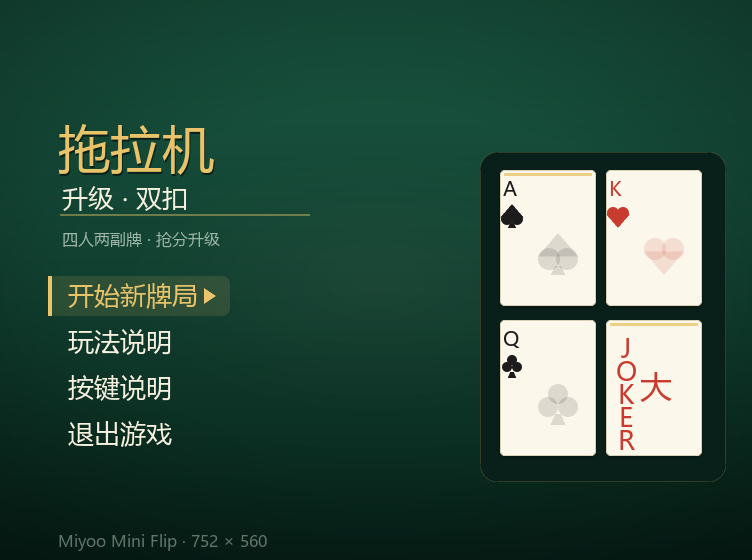
#> input picture shots/01_title.png, 752 x 560 px
$ python preview.py ../shots/01_title.png 5
#> lines starting #> are read from the running program, lines starting #| are printed output that depends on the picture
"""ASCII preview of a PNG screenshot, for quick layout checks."""
import sys

from PIL import Image

CHARS = " .:-=+*#%@"


def main(path, width=110):
#> called with path = '../shots/01_title.png', width = 5
    img = Image.open(path).convert("L")
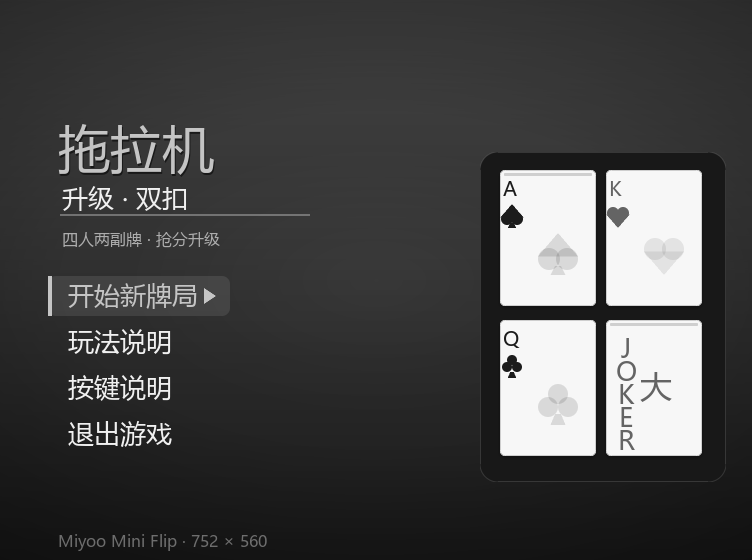
#> img: PIL image 752x560 L; min 16, max 247, mean 69.9
    w, h = img.size
#> w = 752; h = 560
    nh = max(1, int(h * width / w / 2.1))
#> nh = 1
    small = img.resize((width, nh), Image.LANCZOS)
    print("%s  %dx%d" % (path, w, h))
#| ../shots/01_title.png  752x560
    px = small.load()
    for y in range(nh):
        line = []
        for x in range(width):
            v = px[x, y]
            line.append(CHARS[min(len(CHARS) - 1, v * len(CHARS) // 256)])
        print("".join(line))


if __name__ == "__main__":
    main(sys.argv[1], int(sys.argv[2]) if len(sys.argv) > 2 else 110)

$ run again, on shots/03_play.png
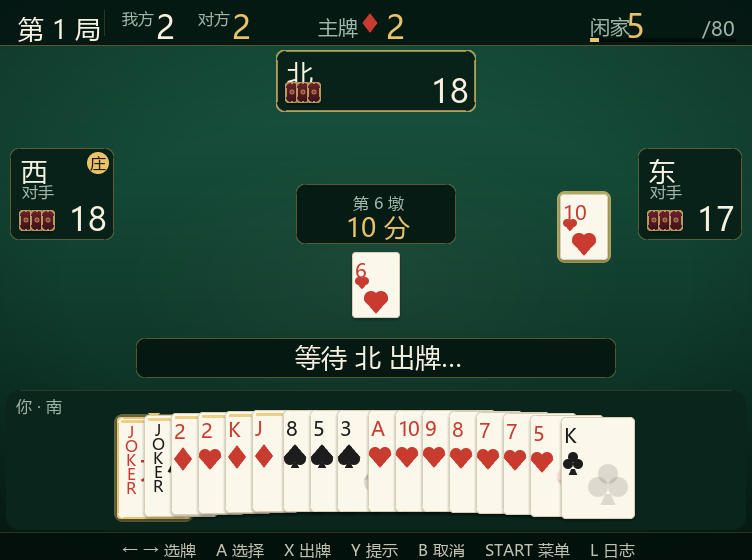
#> input picture shots/03_play.png, 752 x 560 px
#> in main, `img = Image.open(path).convert("L")`:
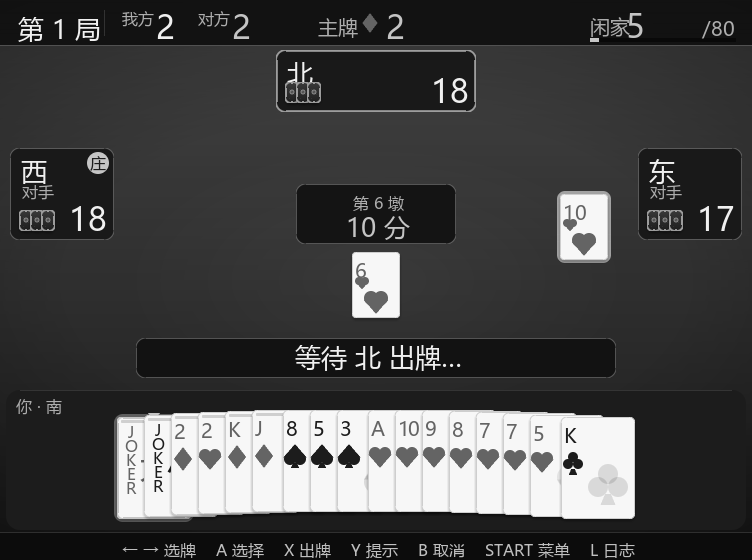
#> img: PIL image 752x560 L; min 9, max 247, mean 68.1
#| ../shots/03_play.png  752x560

$ run again, on shots/04_bury.png
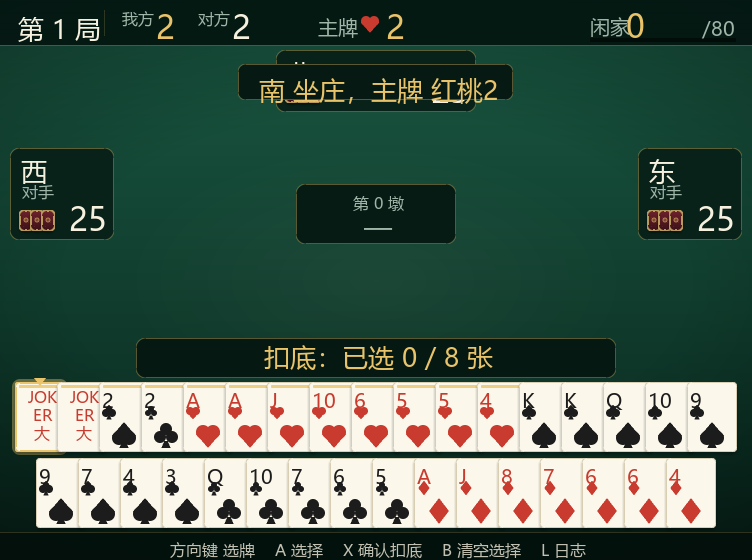
#> input picture shots/04_bury.png, 752 x 560 px
#> in main, `img = Image.open(path).convert("L")`:
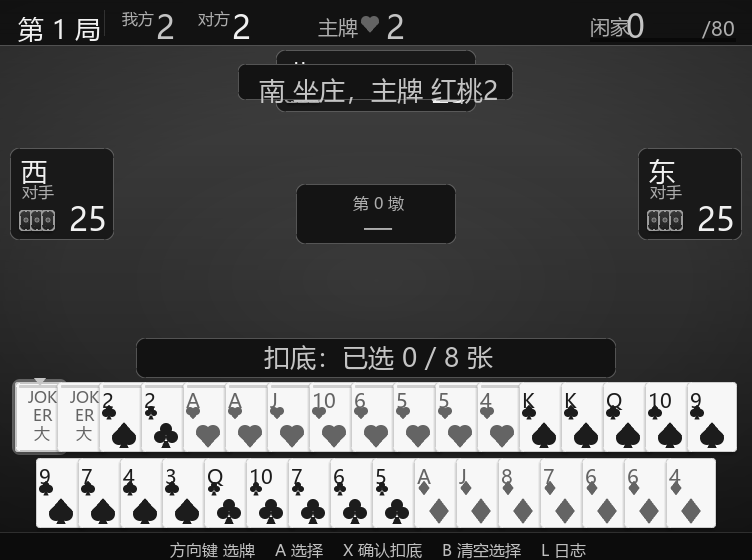
#> img: PIL image 752x560 L; min 9, max 247, mean 82.9
#| ../shots/04_bury.png  752x560

$ run again, on shots/05_roundend.png
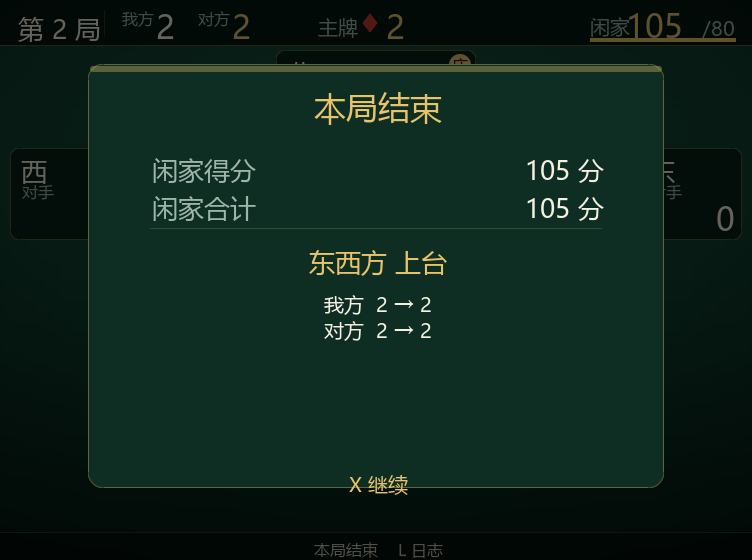
#> input picture shots/05_roundend.png, 752 x 560 px
#> in main, `img = Image.open(path).convert("L")`:
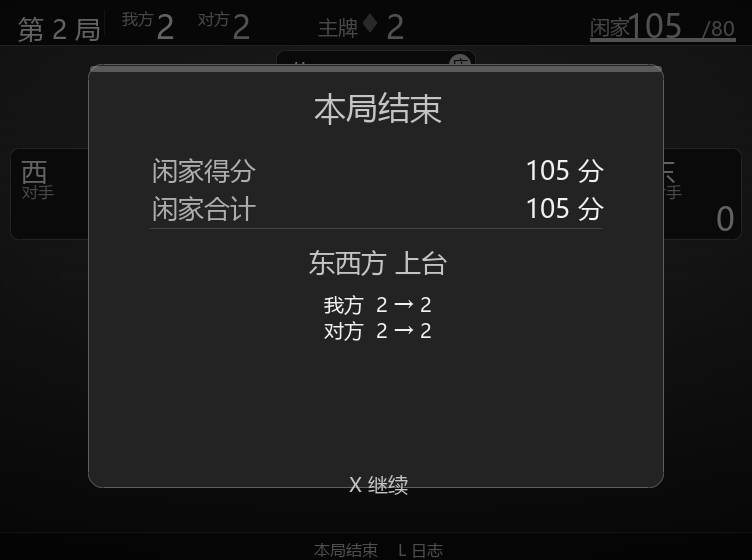
#> img: PIL image 752x560 L; min 4, max 240, mean 29
#| ../shots/05_roundend.png  752x560
